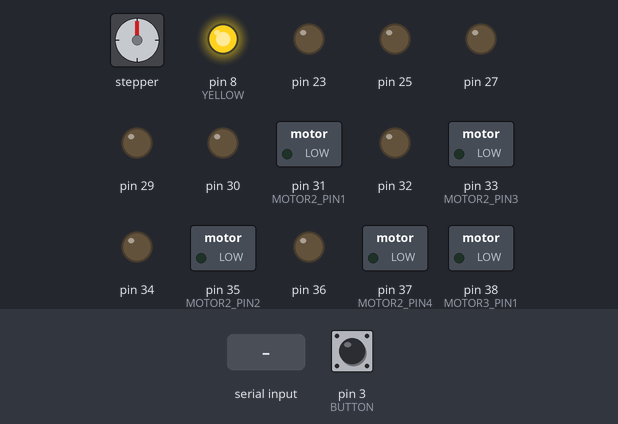
Bench run of a sketch on a simulated Arduino Mega 2560, built with avr-gcc and run on an emulated ATmega2560. Parts: stepper motor, switched loads named in the sketch (green lamp = pin HIGH), output pins drawn as LEDs (lit = HIGH). Inputs (shaded band) come from the test bench; at power-on: pin 3 (BUTTON) LOW. Stepper angles assume 2048 steps per turn; what the sketch prints to the serial monitor is not drawn.

Above: at 1.2 s.
1.3 s: "1 90\n" received over Serial
At 1.46 s:
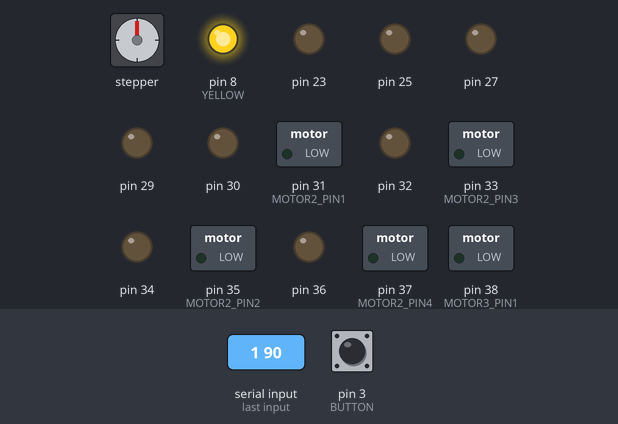
At 2.09 s:
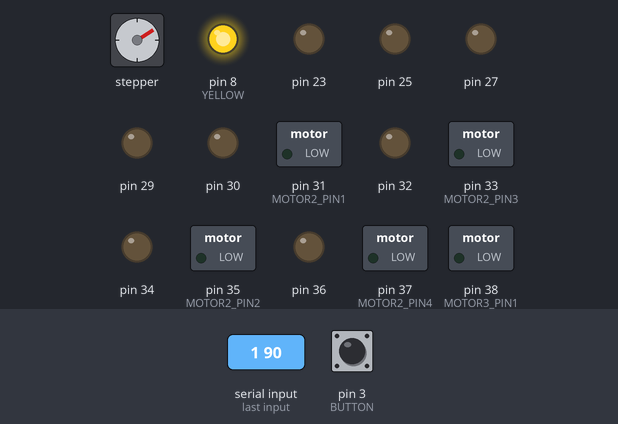
4.3 s: pin 3 (BUTTON) pulled HIGH for 0.15 s
At 4.62 s:
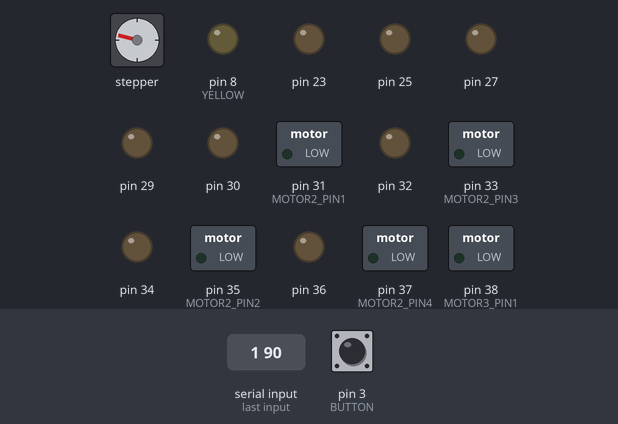
Timing chart, 0 to 19.3 s (numbered marks = the images above; inputs shaded):
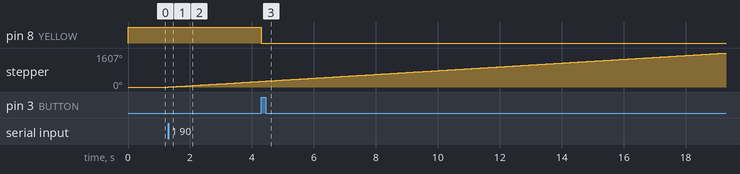

Measured:
- after the input at 1.3 s, stepper: keeps turning clockwise at about 90°/s, starting at once
- after the input at 4.3 s, pin 8 (YELLOW): HIGH → LOW at once

The sketch:

main_modified.ino
```cpp
#include <stdio.h>
#include <stdlib.h>
#include <Stepper.h>

// define pin numbers for LEDs and button
#define YELLOW 8
#define GREEN 12
#define RED 11
#define BLUE 10
#define BUTTON 3

// define pin numbers and steps for the stepper motors
#define STEPS_PER_REV 2048
#define MOTOR_SPEED 15
#define MOTOR1_PIN1 22
#define MOTOR1_PIN3 24
#define MOTOR1_PIN2 26
#define MOTOR1_PIN4 28
#define MOTOR2_PIN1 31
#define MOTOR2_PIN3 33
#define MOTOR2_PIN2 35
#define MOTOR2_PIN4 37
#define MOTOR3_PIN1 38
#define MOTOR3_PIN3 40
#define MOTOR3_PIN2 42
#define MOTOR3_PIN4 44
#define MOTOR4_PIN1 47
#define MOTOR4_PIN3 49
#define MOTOR4_PIN2 51
#define MOTOR4_PIN4 53

// size of the buffer that contains the instruction
#define BUF_SIZE 50

volatile bool flag;
int compartment[4];
int amount[4];
int num_medication;
char data[BUF_SIZE];

Stepper stepper1(STEPS_PER_REV, MOTOR1_PIN1, MOTOR1_PIN2, MOTOR1_PIN3, MOTOR1_PIN4);
Stepper stepper2(STEPS_PER_REV, MOTOR2_PIN1, MOTOR2_PIN2, MOTOR2_PIN3, MOTOR2_PIN4);
Stepper stepper3(STEPS_PER_REV, MOTOR3_PIN1, MOTOR3_PIN2, MOTOR3_PIN3, MOTOR3_PIN4);
Stepper stepper4(STEPS_PER_REV, MOTOR4_PIN1, MOTOR4_PIN2, MOTOR4_PIN3, MOTOR4_PIN4);

// SETUP:
//  sets the four LEDs to be outputs, the button to be an input
//  sets the button to be an interrupt
//  sets the LEDs to low
//  sets flag to zero
void setup() {
    Serial.begin(9600);
    stepper1.setSpeed(MOTOR_SPEED);
    stepper2.setSpeed(MOTOR_SPEED);
    stepper3.setSpeed(MOTOR_SPEED);
    stepper4.setSpeed(MOTOR_SPEED);
    pinMode(YELLOW, OUTPUT);
    //pinMode(BLUE, OUTPUT);
    //pinMode(GREEN, OUTPUT);
    //pinMode(RED, OUTPUT);
    pinMode(BUTTON, INPUT);
    for (int i = 22; i < 54; i++) {
        pinMode(i, OUTPUT);
    }
    // delay(1000);
    attachInterrupt(digitalPinToInterrupt(BUTTON), isr, RISING);
    // clear_LEDs();
    flag = 1;
    digitalWrite(YELLOW, HIGH);
}

// LOOP:
//  checks if there is data on the serial line
//  if there is, reads bytes into a buffer
//  parse the instruction, and then dispense medication
//  sets flag to indicate that medication has been dispensed, but not yet taken
void loop() {
    if (Serial.available()) {

        Serial.readBytesUntil('\n', data, BUF_SIZE);
        // Serial.print("You sent me: ");
        // Serial.println(data);
        parseDispense4(data);
        resetBuf();
        // Serial.print("Compartment: ");
        // Serial.print(compartment);
        // Serial.print(" Amount: ");
        // Serial.println(amount);
        for (int i = 0; i < num_medication; i++) {
            dispense(compartment[i], amount[i]);
        }

        flag = 1;

    }
}

// interrupt service routine bound to the button
void isr() {
    if (flag) {
        flag = 0;
        Serial.write(1);
        clear_LEDs();
    }
}

// void parseDispense(char* str) {
//     char* token = strtok(str, " ");
//     compartment = atoi(token);
//     token = strtok(NULL, " ");
//     amount = atoi(token);
// }

void parseDispense4(char* str) {
    num_medication = 0;
    char* token = strtok(str, " ");
    while (token != NULL) {
        compartment[num_medication] = atoi(token);
        token = strtok(NULL, " ");
        amount[num_medication] = atoi(token);
        token = strtok(NULL, " ");
        num_medication++;
    }
}

void resetBuf() {
    memset(data, 0, sizeof(data));
}

void clear_LEDs() {
    digitalWrite(YELLOW, LOW);
    //digitalWrite(BLUE, LOW);
    //digitalWrite(GREEN, LOW);
    //digitalWrite(RED, LOW);
}

void dispense(int compartment, int amount) {
    for (int i = 0; i < amount; i++) {
        dispenseOne(compartment);
    }
    digitalWrite(YELLOW, HIGH);
}

void dispenseOne(int compartment) {
    if (compartment == 1) {
        stepper1.step(STEPS_PER_REV/4);
    } else if (compartment == 2) {
        stepper2.step(STEPS_PER_REV/4);
    } else if (compartment == 3) {
        stepper3.step(STEPS_PER_REV/4);
    } else if (compartment == 4) {
        stepper4.step(STEPS_PER_REV/4);
    }
}
```
